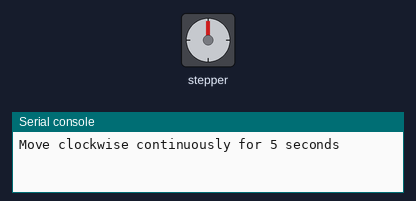
A program run on a simulated ESP32 board running MicroPython. Shown: stepper motor, the last lines printed to the serial console. The stepper is drawn at 2048 steps a turn; library files of the repository ran but are not shown: stepper.py.

Above: at 0.15 s.
At 4.65 s:
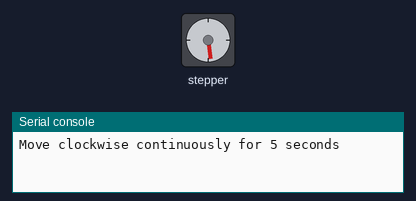
At 9.46 s:
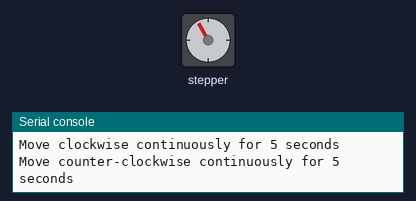
At 34.42 s:
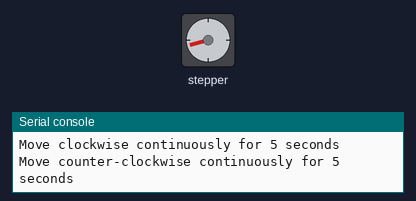
Timing chart, 0 to 40.0 s (numbered marks = the images above):
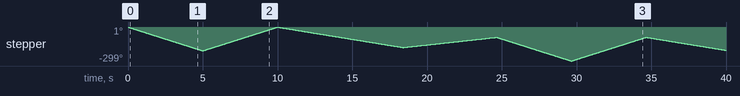

The program:

stepper_motor.py
```python
from machine import Pin
import stepper
import time

# Initialize GPIO pins
In1 = Pin(32, Pin.OUT)
In2 = Pin(33, Pin.OUT)
In3 = Pin(25, Pin.OUT)
In4 = Pin(26, Pin.OUT)

# Create a stepper motor object
s1 = stepper.create(In1, In2, In3, In4, delay=2)


def move_for_seconds(direction, seconds):
    """
    Move continuously for a set amount of time.

    direction:
        1  = clockwise
        -1 = counter-clockwise

    seconds:
        how long to keep moving
    """
    start = time.ticks_ms()
    duration = seconds * 1000

    while time.ticks_diff(time.ticks_ms(), start) < duration:
        s1.step(direction)


def move_steps_over_time(steps, seconds):
    """
    Move a specific number of steps over a specific duration.

    steps:
        positive = clockwise
        negative = counter-clockwise

    seconds:
        how long the movement should take
    """
    total_steps = abs(steps)

    if total_steps == 0:
        return

    direction = 1 if steps > 0 else -1
    step_interval_ms = int((seconds * 1000) / total_steps)

    for _ in range(total_steps):
        s1.step(direction)
        time.sleep_ms(step_interval_ms)


def move_angle_over_time(angle, seconds, steps_per_revolution=4096):
    """
    Move a certain angle over a certain duration.

    angle:
        positive = clockwise
        negative = counter-clockwise

    seconds:
        how long the movement should take

    steps_per_revolution:
        number of steps for 360 degrees
    """
    steps = int((angle / 360) * steps_per_revolution)
    move_steps_over_time(steps, seconds)


while True:
    print('Move clockwise continuously for 5 seconds')
    move_for_seconds(1, 5)

    print('Move counter-clockwise continuously for 5 seconds')
    move_for_seconds(-1, 5)

    print('180 degrees clockwise over 5 seconds')
    move_angle_over_time(180, 5)    #

    print('90 degrees counter-clockwise over 5 seconds')
    move_angle_over_time(-90, 5)   #
```

Measured:
- by itself, stepper: turns 209° counter-clockwise in 5.0 s, then 209° clockwise in 5.0 s, then 180° counter-clockwise in 8.4 s, then 90° clockwise in 6.2 s, and so on
